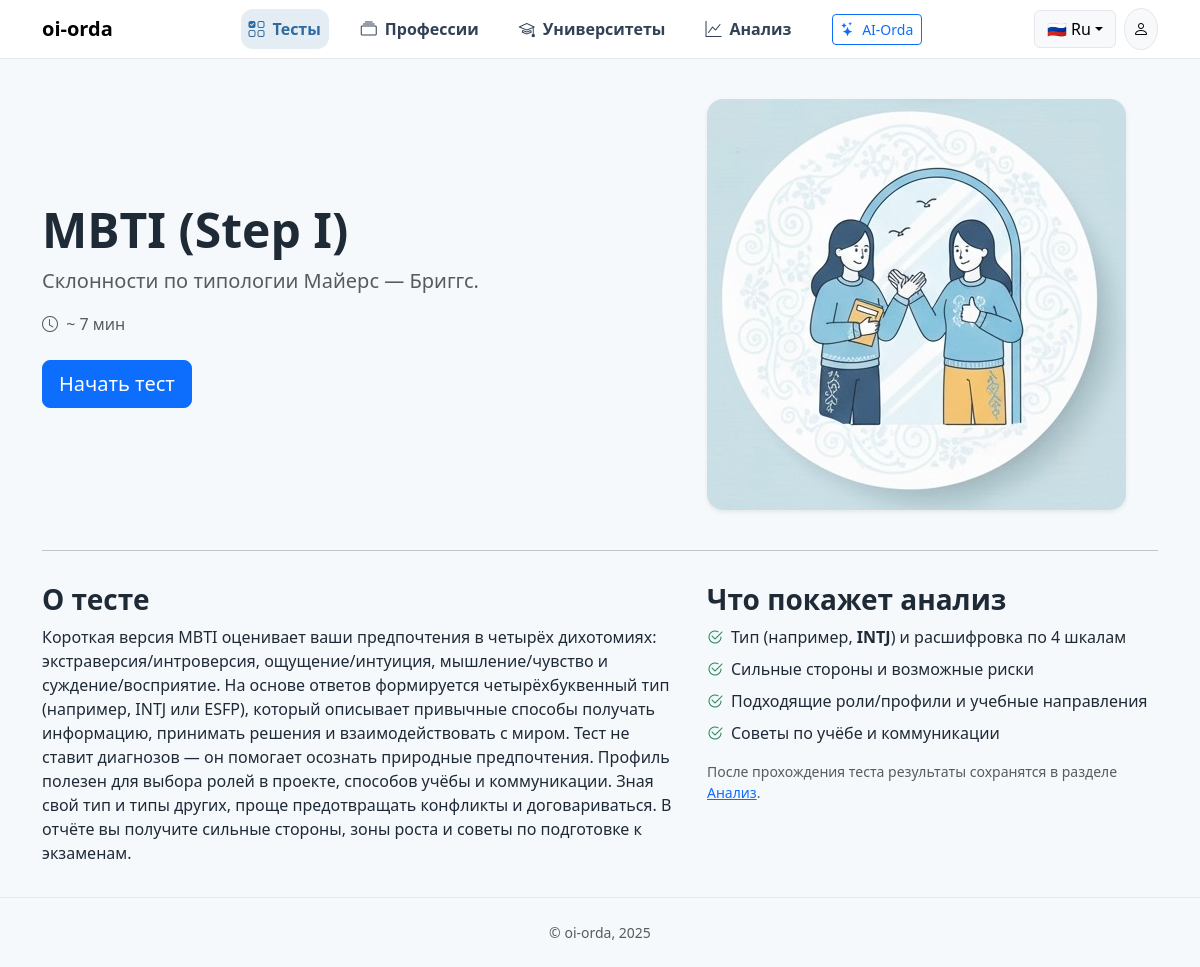
The app's page /student/tests/mbti (signed in) with its own data.
### models.py (models this page shows)
class Test(db.Model):
    __tablename__ = "test"
    id = db.Column(db.Integer, primary_key=True)
    slug = db.Column(db.String(64), unique=True, index=True, nullable=False)     # 'holland', 'cdi' ...
    title = db.Column(db.String(200), nullable=False)
    short_desc = db.Column(db.String(400))
    long_desc = db.Column(db.Text)                                               # «Подробнее»
    duration_min = db.Column(db.Integer, default=5)                              # время на прохождение
    image = db.Column(db.String(200))                                            # static/img/tests/<slug>.png
    confidential_student = db.Column(db.Boolean, default=False)                  # если True – ученик НЕ видит свои результаты
    active = db.Column(db.Boolean, default=True)
    questions = db.relationship("TestQuestion", backref="test", lazy=True, order_by="TestQuestion.order")
    attempts = db.relationship("TestAttempt", backref="test", lazy=True)

### blueprints/student.py (the view)
@bp.get("/tests/<slug>")
@login_required
def test_detail(slug):
    test = Test.query.filter_by(slug=slug).first_or_404()
    return render_template("student/test_detail.html", active="tests", test=test)

### blueprints/public.py (called while the page is built)
@bp.app_context_processor
def inject_globals():
    return {
        "site_name": current_app.config.get("SITE_NAME", "oi-orda"),
    }

### blueprints/student.py (called while the page is built)
@bp.before_request
def ensure_student():
    if not current_user.is_authenticated:
        return redirect(url_for("auth.login", next=request.path))
    if getattr(current_user, "role", None) != "student":
        return redirect(url_for("public.index"))

### models.py (called while the page is built)
@login_manager.user_loader
def load_user(user_id):
    return db.session.get(User, int(user_id))

### templates/student/test_detail.html (shortened to what this page needs)
{% extends "base.html" %}
{% block content %}
<section class="py-3">
  <div class="row align-items-center g-4">
    <div class="col-lg-7">
      <h1 class="display-5 fw-bold mb-2">{{ test.title }}</h1>
      <p class="lead text-body-secondary mb-3">{{ test.short_desc }}</p>
      {% if test.duration_min %}
        <div class="text-body-secondary mb-4">
          <i class="bi bi-clock me-1"></i> ~ {{ test.duration_min }} мин
        </div>
      {% endif %}
      <form method="post" action="{{ url_for('student.test_start', slug=test.slug) }}">
        <button class="btn btn-primary btn-lg">Начать тест</button>
      </form>
    </div>
    <div class="col-lg-5">
      <img class="img-fluid rounded-4 shadow-sm"
           src="{{ url_for('static', filename=test.image or 'img/tests/placeholder.png') }}"
           alt="{{ test.title }}">
    </div>
  </div>
</section>
<hr class="my-4">
<section class="py-2">
  <div class="row g-4">
    <div class="col-lg-7">
      <h3 class="fw-semibold mb-2">О тесте</h3>
      {% if test.long_desc and test.long_desc|trim %}
        <p class="mb-0">{{ test.long_desc }}</p>
      {% endif %}
    </div>
    <div class="col-lg-5">
      <h3 class="fw-semibold mb-2">Что покажет анализ</h3>
      <ul class="list-unstyled m-0">
        {% if test.slug == 'mbti' %}
          <li class="mb-2"><i class="bi bi-check2-circle me-2 text-success"></i>Тип (например, <strong>INTJ</strong>) и расшифровка по 4 шкалам</li>
          <li class="mb-2"><i class="bi bi-check2-circle me-2 text-success"></i>Сильные стороны и возможные риски</li>
          <li class="mb-2"><i class="bi bi-check2-circle me-2 text-success"></i>Подходящие роли/профили и учебные направления</li>
          <li class="mb-2"><i class="bi bi-check2-circle me-2 text-success"></i>Советы по учёбе и коммуникации</li>
        {% elif test.slug == 'klimov' %}
          <li class="mb-2"><i class="bi bi-check2-circle me-2 text-success"></i>Ведущий тип профессий и близкие альтернативы</li>
          <li class="mb-2"><i class="bi bi-check2-circle me-2 text-success"></i>Примеры подходящих факультетов и направлений</li>
        {% elif test.slug == 'kos2' %}
          <li class="mb-2"><i class="bi bi-check2-circle me-2 text-success"></i>Уровни коммуникативных и организаторских склонностей</li>
          <li class="mb-2"><i class="bi bi-check2-circle me-2 text-success"></i>Рекомендации для роли в команде и лидерства</li>
        {% elif test.slug == 'interests' %}
          <li class="mb-2"><i class="bi bi-check2-circle me-2 text-success"></i>Топ-сферы интересов и примеры профессий</li>
          <li class="mb-2"><i class="bi bi-check2-circle me-2 text-success"></i>Подсказки по выбору элективов и кружков</li>
        {% elif test.slug == 'thinking' %}
          <li class="mb-2"><i class="bi bi-check2-circle me-2 text-success"></i>Преобладающий тип мышления и зоны развития</li>
          <li class="mb-2"><i class="bi bi-check2-circle me-2 text-success"></i>Советы по способам учёбы и практикам</li>
        {% elif test.slug == 'child_type' %}
          <li class="mb-2"><i class="bi bi-check2-circle me-2 text-success"></i>Сильные стороны и стиль взаимодействия</li>
          <li class="mb-2"><i class="bi bi-check2-circle me-2 text-success"></i>Советы по учебной нагрузке и мотивации</li>
        {% elif test.slug == 'bennett' %}
          <li class="mb-2"><i class="bi bi-check2-circle me-2 text-success"></i>Уровень пространственного мышления</li>
          <li class="mb-2"><i class="bi bi-check2-circle me-2 text-success"></i>Подходящие инженерные/дизайнерские направления</li>
        {% elif test.slug == 'cdi' %}
          <li class="mb-2"><i class="bi bi-check2-circle me-2 text-success"></i>Индикаторы эмоционального состояния (доступно только психологу)</li>
          <li class="mb-2"><i class="bi bi-check2-circle me-2 text-success"></i>Ориентиры для дальнейших шагов специалиста</li>
        {% else %}
          <li class="mb-2"><i class="bi bi-check2-circle me-2 text-success"></i>Ключевые показатели и краткая интерпретация</li>
          <li class="mb-2"><i class="bi bi-check2-circle me-2 text-success"></i>Рекомендации по учёбе и выбору направления</li>
        {% endif %}
      </ul>
      <div class="mt-3 small text-body-secondary">
        После прохождения теста результаты сохранятся в разделе
        <a href="{{ url_for('student.my_results') }}">Анализ</a>.
      </div>
    </div>
  </div>
</section>
{% endblock %}

### static/css/style.css (style rules this page uses)
:root,[data-bs-theme=light] { --brand-primary:#2F6AA0; --brand-secondary:#79B0C9; --brand-accent:#53C1A6; --brand-bg:#F6F9FC; --brand-surface:#FFFFFF; --brand-text:#1F2A37; --brand-border:#E5E7EB; --bs-primary: var(--brand-primary); --bs-body-bg: var(--brand-bg); --bs-body-color: var(--brand-text); --bs-border-color: var(--brand-border); }
html { scroll-behavior: smooth; }

### records on screen
Test: title "MBTI (Step I)", short_desc "Склонности по типологии Майерс — Бриггс.", duration_min "7", image (picture), long_desc "Короткая версия MBTI оценивает ваши предпочтения в четырёх дихотомиях: экстраверсия/интроверсия, ощущение/интуиция, мышление/чувство и суждение/восприятие. На основе ответов формируется четырёхбуквенный тип (например, INTJ или ESFP), который описывает привычные способы получать информацию, принимать решения и взаимодействовать с миром. Тест не ставит диагнозов — он помогает осознать природные предпочтения. Профиль полезен для выбора ролей в проекте, способов учёбы и коммуникации. Зная свой тип и типы других, проще предотвращать конфликты и договариваться. В отчёте вы получите сильные стороны, зоны роста и советы по подготовке к экзаменам."

### other values on screen
{{ site_name }} "oi-orda"
